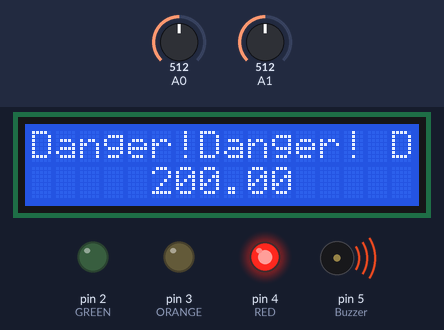
Bench run of a sketch on a simulated Arduino Uno, built with avr-gcc and run on an emulated ATmega328P. Parts: 16×2 character LCD, output pins drawn as LEDs (lit = HIGH), buzzer (waves = sounding, pin HIGH). The inputs (shaded band) are chosen by the test bench; at power-on: A0 = 512, A1 = 512. What the sketch prints to the serial monitor is not drawn.

Above: at 1.2 s.
1.3 s: A0 set to 44
2.8 s: A0 set to 36
At 3.6 s:
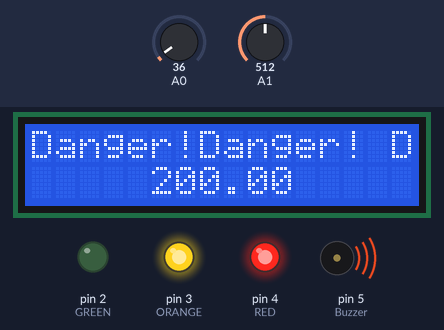
4.6 s: A1 set to 205
At 5.8 s:
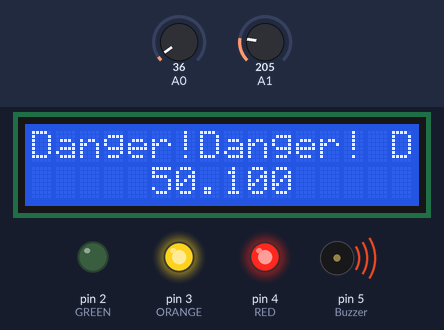
6.2 s: A1 set to 178
At 7.3 s:
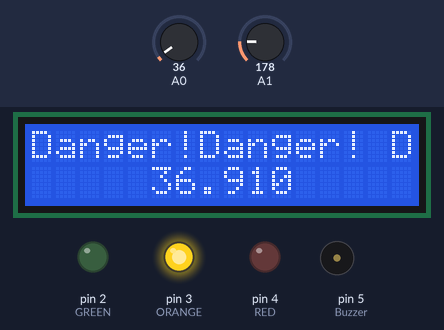
7.7 s: A1 set to 122
At 9.0 s:
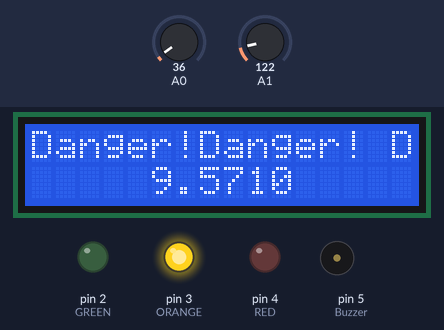
9.3 s: A0 set to 15
At 10.5 s:
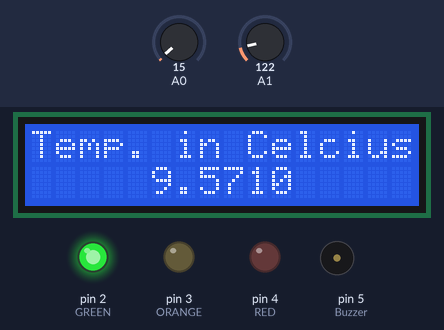
Timing chart, 0 to 11.8 s (numbered marks = the images above; inputs shaded):
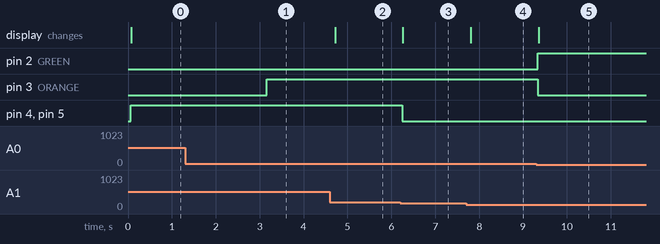

The sketch:

room_sensor1.ino
```cpp
# define GREEN 2
  # define ORANGE 3
  # define RED 4
  # define Buzzer 5
  # define Sensor A0

#include <LiquidCrystal.h>
  LiquidCrystal lcd(13, 12, 11, 10, 9, 8);

 int sensor_Input;
  float temp;
bool gasLeak = false;
bool tempHigh = false;

  void setup() {
    for (int i = 2; i < 6; i++)
      pinMode(i, OUTPUT);

    Serial.begin(9600);
    lcd.begin(16, 2);
  }

  void loop() {

    for (int i = 2; i < 6; i++)
      digitalWrite(i, LOW);

    status_Indicator();
    display_All();
  }

  void status_Indicator()
  {
    int sensor_In = analogRead(A0);
    sensor_Input = analogRead(A1);
    temp = (float)sensor_Input / 1024;
    temp = temp * 5;
    temp = temp - 0.5;
    temp = temp * 100;
    Serial.println(sensor_In);

    if ( sensor_In >=40  )
    {
      digitalWrite(RED, HIGH);
      digitalWrite(Buzzer,HIGH);
      gasLeak = true;
    }
    else if (sensor_In >=25 )
    {
      digitalWrite(ORANGE, HIGH);
    } else if (sensor_In<25 && temp<35)
    {
      digitalWrite(GREEN, HIGH);
      tempHigh = false;
      gasLeak=false;
    }

    if ( temp >=45  )
    {
      digitalWrite(RED, HIGH);
      digitalWrite(Buzzer,HIGH);
      digitalWrite(GREEN, LOW);
      tempHigh = true;
    }
    else if (temp >=35 )
    {
      digitalWrite(ORANGE, HIGH);

       lcd.setCursor(0, 0);
    } else if (temp<35 && sensor_In<25 )
    {
      digitalWrite(GREEN, HIGH);
      tempHigh = false;
      gasLeak = false;
    }
    delay(10);
  }


  void display_All()
  {
    lcd.setCursor(0,0);
      if (tempHigh && gasLeak)
    {
      Serial.print("Danger!Danger! Danger!");
      Serial.print(temp);
        Serial.println();
      lcd.print("Danger!Danger! Danger!");
      lcd.setCursor(5, 1);
      lcd.print(temp);
      delay(500);
    }
    else if (gasLeak)
    {
      Serial.print("Danger!Gas Leak!");
        Serial.println();
      lcd.print("Danger!Gas Leak!");
      lcd.setCursor(5, 1);
      delay(500);
    }
    else if (tempHigh)
    {
      Serial.print("Danger!High temp!");
      Serial.print(temp);
        Serial.println();
      lcd.print("Danger!High temp!");
      lcd.setCursor(5, 1);
      lcd.print(temp);
      delay(500);
    }
    else
    {
      Serial.print("Temp. in Celcius: ");
    Serial.print(temp);
    Serial.println();
    lcd.print("Temp. in Celcius: ");
    lcd.setCursor(5, 1);
    lcd.print(temp);
    delay(500);
    }
  }
```

Measured:
- the behaviour switches between 40 and 39 on A0 (found by bisection; images 0 and 1)
- the behaviour switches between 195 and 194 on A1 (found by bisection; images 2 and 3)
- after the input at 2.8 s, pin 3 (ORANGE): LOW → HIGH after 0.36 s
- after the input at 4.6 s, the display: changes after 0.12 s (image 2)
- after the input at 6.2 s, pin 4 (RED), pin 5 (Buzzer): HIGH → LOW after 0.05 s; the display: changes after 0.06 s (image 3)
- after the input at 7.7 s, the display: changes after 0.11 s (image 4)
- after the input at 9.3 s, pin 2 (GREEN): LOW → HIGH at once; pin 3 (ORANGE): HIGH → LOW at once; the display: changes after 0.05 s (image 5)
